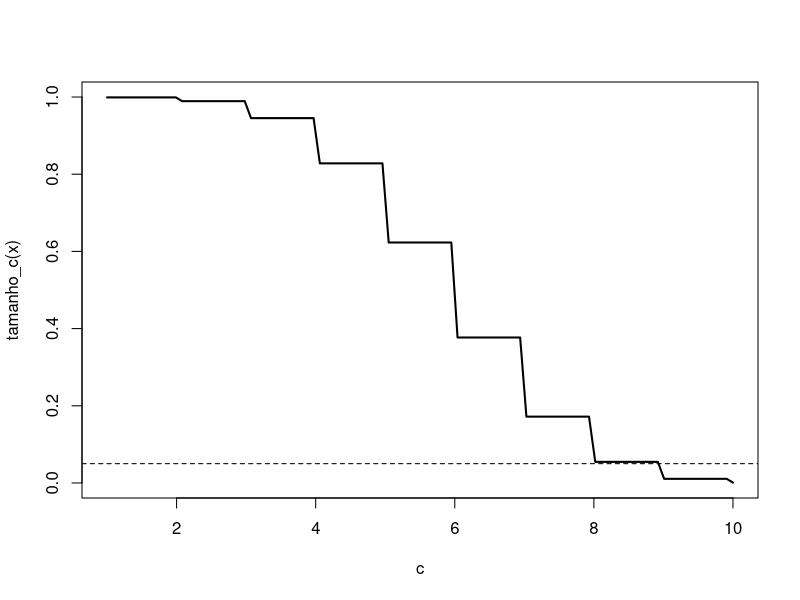
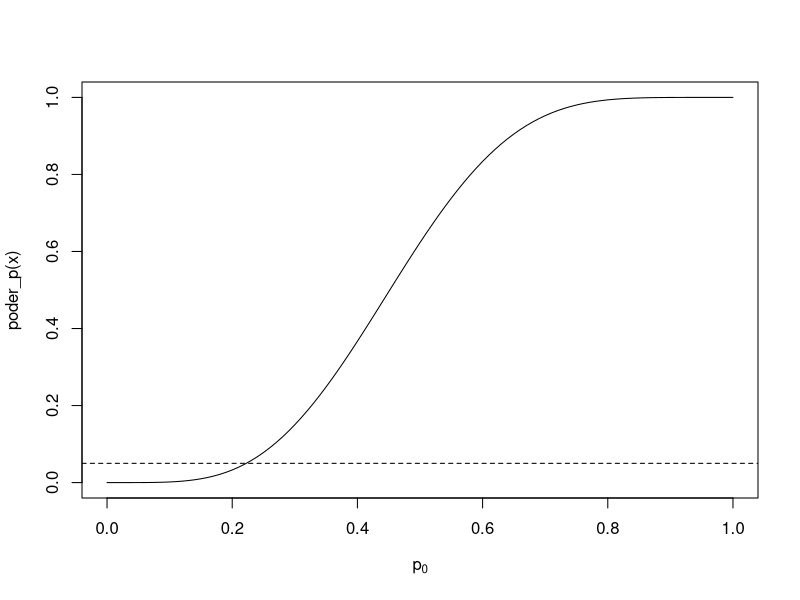
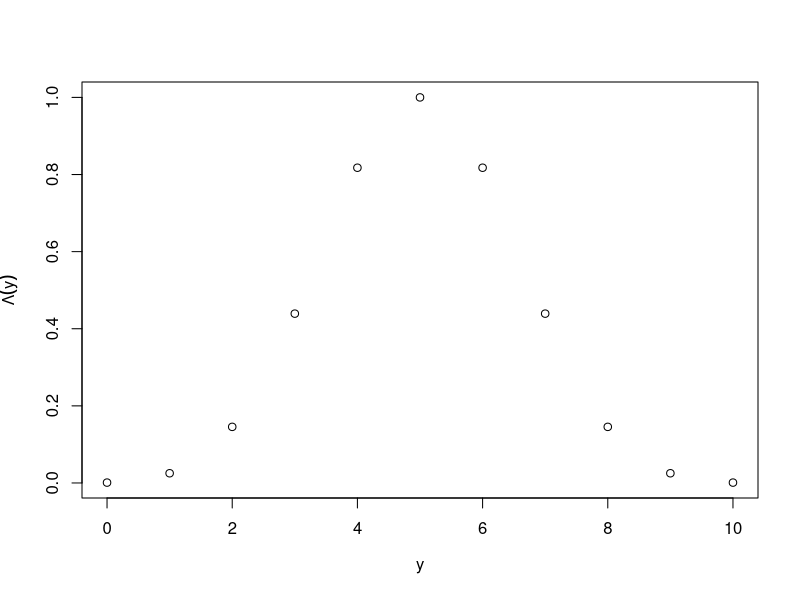

Source code (R) for these figures, in order:
n <- 10
p0 <- 1/2
alpha0 <- 0.05

# c(p0)
# delta_c é um teste de tamanho alpha0=0.05

tamanho_c <- function(c){
  ## Pr(Y >= c | p = p0)
  res <-  1- sum(dbinom(0:(c-1), n, p0))
  return(res)
}
tamanho_c <- Vectorize(tamanho_c)

# Agora vamos plotar para tentar achar c* tal que Pr(Y >= c | p = p0) <= alpha0

curve(tamanho_c, 1, n, lwd = 2, xlab = expression(c))
abline(h = alpha0, lty = 2)

## Agora vamos expressar o poder como função da probabilidade postulada p0

Y <- 5

poder_p <- function(p){
  res <- 1- sum(dbinom(0:(Y-1), n, p))
  return(res)
}
poder_p <- Vectorize(poder_p)

curve(poder_p, xlab = expression(p[0]))
abline(h = alpha0, lty = 2)

# LRT

Lambda <- function(y, log = FALSE){
  l1 <- y * (log(n*p0)-log(y))
  if(y==0) l1 <- 0
  l2 <- (n-y)*(log(n*(1-p0))-log(n-y))
  if(y==n) l2 <- 0
  ans <- l1 + l2
  if(!log) ans <- exp(ans)  
  return(ans)
}
Lambda <- Vectorize(Lambda)

tabProb <- data.frame(y = 0:n, Lambda = Lambda(0:n), Pr = dbinom(x = 0:n, size = n, prob = p0))
round(tabProb, 3)
plot(0:n, Lambda(0:n), xlab = expression(y), ylab = expression(Lambda(y)))


findSet <- function(tab, level = alpha0){
  K <- nrow(tab)
  set <- NA
  accpr <- 0
  for(i in 1:K){
    accpr.tent <- accpr + tab$Pr[i]
    if(accpr.tent < level){
      accpr <- accpr.tent
      set <- c(set, tab$y[i])
    }else{
      next
    }
  }
  set <- na.omit(set)
  return(
    list(
      confidence_set = as.vector(set),
      test_size = accpr
    )
  )
}

findSet(tab = tabProb)